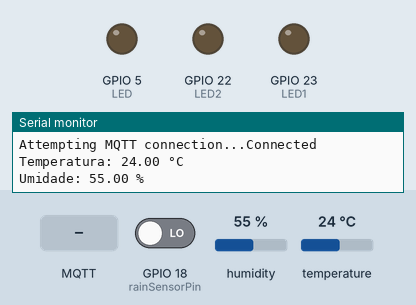
This sketch was run on a simulated ESP32. On the bench: output pins drawn as LEDs (lit = HIGH), the last lines printed to the serial monitor. The test bench sets the inputs (shaded band); at power-on: GPIO 18 (rainSensorPin) LOW, humidity 55 %, temperature 24 °C. WiFi joins after 1.5 s; servers stay silent unless stated; random numbers use the default seed unless the sketch sets one; no MQTT or app messages arrive unless stated.

Above: at 2.7 s.
2.8 s: MQTT message "L" arrives on the first subscribed topic
At 4.7 s:
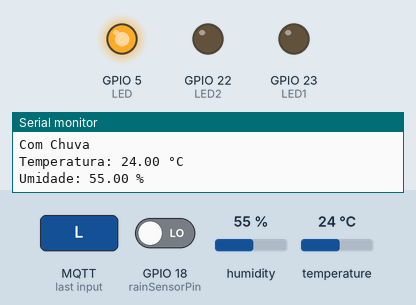
5.0 s: MQTT message "J" arrives on the first subscribed topic
At 6.0 s:
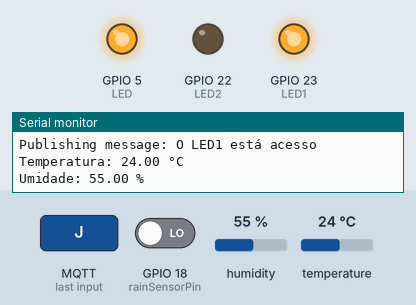
7.1 s: MQTT message "l" arrives on the first subscribed topic
At 8.6 s:
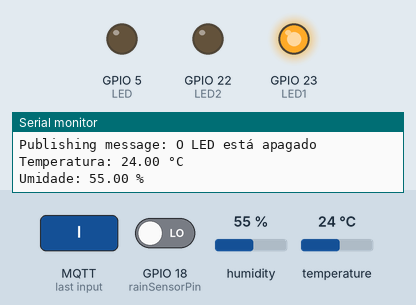
9.1 s: MQTT message "G" arrives on the first subscribed topic
At 9.9 s:
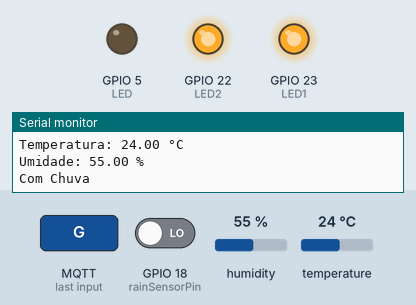
11.1 s: MQTT message "j" arrives on the first subscribed topic
At 12.5 s:
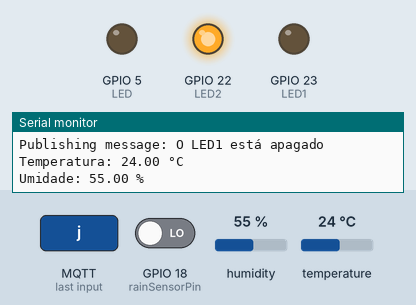
Timing chart, 0 to 14.1 s (numbered marks = the images above; inputs shaded):
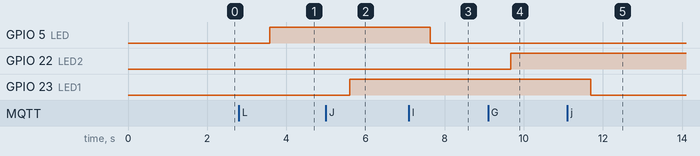

The sketch:

MQTT-Esp32.ino
```cpp
#include <WiFi.h>
#include <WiFiManager.h>
#include <PubSubClient.h>
#include <DHT.h>

#define rainSensorPin 18
#define DHTTYPE DHT11
#define DHTPIN 4
DHT dht(DHTPIN, DHTTYPE);

unsigned long delay1 = 0;

// Update these with values suitable for your network.
const char* mqtt_server = "ifsc.digital";

WiFiClient espClient;
PubSubClient client(espClient);
unsigned long lastMsg = 0;
#define MSG_BUFFER_SIZE (50)
char msg[MSG_BUFFER_SIZE];

char LED;
char LED1;
char LED2;

void setup_wifi() {
  Serial.begin(115200);

  WiFiManager wm;

  bool res;
  res = wm.autoConnect("ESP-32_Leo", "leojungneves");

  if (!res) {
    Serial.println("Failed to connect");
  }
  else {
    Serial.println("Connected");
  }
}

void callback(char* topic, byte* payload, unsigned int length) {
  Serial.print("Message arrived [");
  Serial.print(topic);
  Serial.print("] ");
  for (int i = 0; i < length; i++) {
    Serial.print((char)payload[i]);
  }
  Serial.println();

  // Switch on the LED if an 'L' was received as the first character
  if ((char)payload[0] == 'L') {
    digitalWrite(LED, HIGH);
    snprintf(msg, MSG_BUFFER_SIZE, "O LED está aceso");
    Serial.print("Publishing message: ");
    Serial.println(msg);
    client.publish("leojung/led", msg);
  }
  else if ((char)payload[0] == 'l') {
    digitalWrite(LED, LOW);
    snprintf(msg, MSG_BUFFER_SIZE, "O LED está apagado");
    Serial.print("Publishing message: ");
    Serial.println(msg);
    client.publish("leojung/led", msg);
  }
  else if ((char)payload[0] == 'J') {
    digitalWrite(LED1, HIGH);
    snprintf(msg, MSG_BUFFER_SIZE, "O LED1 está acesso");
    Serial.print("Publishing message: ");
    Serial.println(msg);
    client.publish("leojung/led", msg);
  }
  else if ((char)payload[0] == 'j') {
    digitalWrite(LED1, LOW);
    snprintf(msg, MSG_BUFFER_SIZE, "O LED1 está apagado");
    Serial.print("Publishing message: ");
    Serial.println(msg);
    client.publish("leojung/led", msg);
  }
  else if ((char)payload[0] == 'G') {
    digitalWrite(LED2, HIGH);
    snprintf(msg, MSG_BUFFER_SIZE, "O LED2 está acesso");
    Serial.print("Publishing message: ");
    Serial.println(msg);
    client.publish("leojung/led", msg);
  }
  else if ((char)payload[0] == 'g') {
    digitalWrite(LED2, LOW);
    snprintf(msg, MSG_BUFFER_SIZE, "O LED2 está apagado");
    Serial.print("Publishing message: ");
    Serial.println(msg);
    client.publish("leojung/led", msg);
  }
  // Handle MQTT messages if needed
}

void reconnect() {
  while (!client.connected()) {
    Serial.print("Attempting MQTT connection...");
    String clientId = "Leo_Esp32_Cliente";
    clientId += String(random(0xffff), HEX);

    if (client.connect(clientId.c_str())) {
      Serial.println("Connected");
      client.subscribe("leojung/publisher");
    }
    else {
      Serial.print("Failed, rc=");
      Serial.print(client.state());
      Serial.println(" Try again in 5 seconds");
      delay(5000);
    }
  }
}

void setup() {
  LED = 5;
  LED1 = 23;
  LED2 = 22;

  pinMode(rainSensorPin, INPUT);
  pinMode(LED, OUTPUT);
  pinMode(LED1, OUTPUT);
  pinMode(LED2, OUTPUT);
  Serial.begin(115200);

  setup_wifi();

  client.setServer(mqtt_server, 1883);
  client.setCallback(callback);

  dht.begin();
}

void loop() {
  float t = dht.readTemperature();
  float h = dht.readHumidity();

  Serial.print("Temperatura: ");
  Serial.print(t);
  Serial.println(" °C");
  snprintf(msg, MSG_BUFFER_SIZE, "%f", t);
  client.publish("leojung/temperatura", msg);

  Serial.print("Umidade: ");
  Serial.print(h);
  Serial.println(" %");
  snprintf(msg, MSG_BUFFER_SIZE, "%f", h);
  client.publish("leojung/umidade", msg);

  int rainSensorValue = digitalRead(rainSensorPin);

  if ((millis() - delay1 ) > 3000){
  if (rainSensorValue == HIGH) {
    Serial.println("Sem chuva");
    snprintf(msg, MSG_BUFFER_SIZE, "Sem Chuva");
    client.publish("leojung/estadochuva", msg);
  }
  else {
    Serial.println("Com Chuva");
    snprintf(msg, MSG_BUFFER_SIZE, "Com Chuva");
    client.publish("leojung/estadochuva", msg);
  }

    delay1 = millis();
  }

  delay(1000);

  if (!client.connected()) {
    reconnect();
  }
  client.loop();
}
```

Measured:
- after the input at 2.8 s, GPIO 5 (LED): LOW → HIGH after 0.78 s
- after the input at 5.0 s, GPIO 23 (LED1): LOW → HIGH after 0.61 s
- after the input at 7.1 s, GPIO 5 (LED): HIGH → LOW after 0.54 s
- after the input at 9.1 s, GPIO 22 (LED2): LOW → HIGH after 0.57 s
- after the input at 11.1 s, GPIO 23 (LED1): HIGH → LOW after 0.59 s
